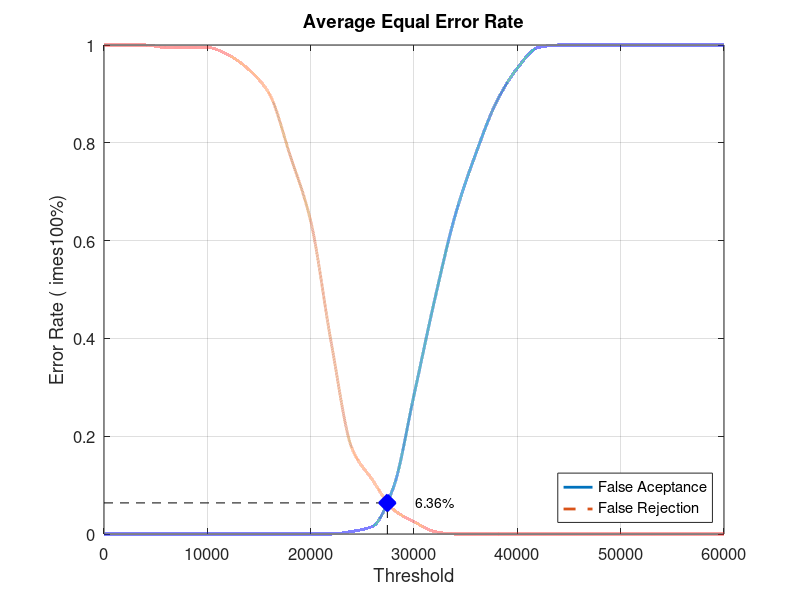
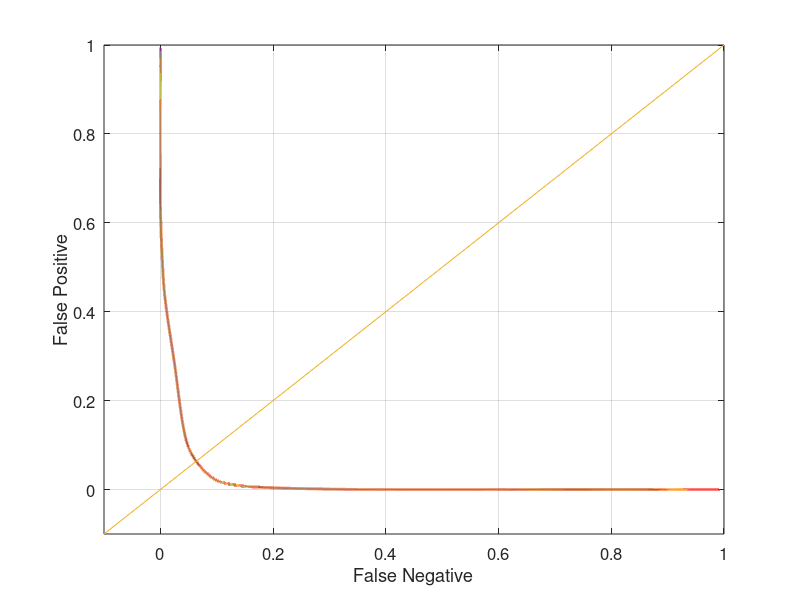

Write MATLAB code to recreate these figures, in order.
close all;
clear;
clc;
x = 0:2000:60000;
xq = 0:0.5:60000;

y0 = [0 0 0 0 0 0 0 0 0 0 0 0 0.00526316 0.0157895 0.0947368 0.284211 0.478947 0.652632 0.778947 0.884211 0.952632 0.994737 1 1 1 1 1 1 1 1 1]
yy0 = interp1(x, y0, xq, 'pchip');
y1 = [1 1 1 0.995 0.995 0.995 0.98 0.95 0.9 0.775 0.64 0.39 0.175 0.11 0.05 0.025 0.005 0 0 0 0 0 0 0 0 0 0 0 0 0 0]
yy1 = interp1(x, y1, xq, 'pchip');

% Calculating EER: 
y2 = abs(y0 - y1);
find(y2 == min(y2))
yy2 = abs(yy0 - yy1);
xEER = find(yy2 == min(yy2));
xEERIndex = xq(xEER) % X-axis EER
yEER = yy0(xEER) % Y-axis EER

main = figure
plot(xq, yy0,'-','LineWidth', 2);	hold on
plot(xq, yy1,'--','LineWidth', 2);	hold on
plot([xEERIndex xEERIndex], [0 yEER], 'k--');	hold on
plot([0 xEERIndex], [yEER yEER], 'k--');	hold on
plot(xEERIndex, yEER, 'bx', 'LineWidth', 10);	hold on
text(xEERIndex + 10 * xEERIndex / 100, yEER, [num2str(round((10000 * yEER)) / 100) '%'])
legend('False Aceptance', 'False Rejection', 'Location', 'SouthEast')
xlabel('Threshold')
ylabel('Error Rate (	imes100%)')
title('Average Equal Error Rate')
set(gca, 'FontSize', 12)
axis([0 60000 0 1])
grid on

print(main, 'Database1_3Main', '-dpng');
FNRxFPR = figure('Color', [1 1 1]);
plot(yy1, yy0, '-', yy1, yy0, 'LineWidth', 2);
hold on
y = -0.1:0.1:1
plot(y, y); 
set(gca, 'FontSize', 12)
xlabel('False Negative')
ylabel('False Positive')
axis([-0.1 1 -0.1 1])
set(gca, 'FontSize', 12)
grid on

print(FNRxFPR, 'Database1_3FNRxFPR','-dpng');
